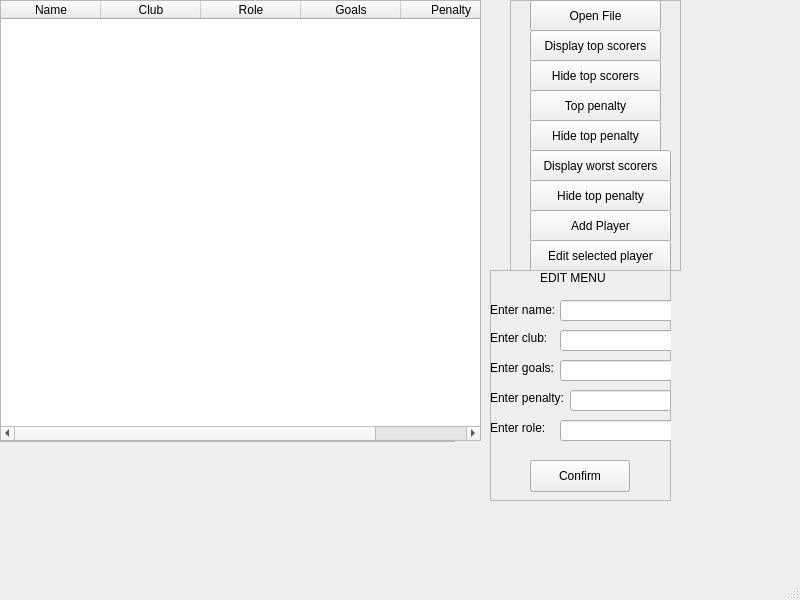
<?xml version="1.0" encoding="UTF-8"?>
<ui version="4.0">
 <class>MainWindow</class>
 <widget class="QMainWindow" name="MainWindow">
  <property name="geometry">
   <rect>
    <x>0</x>
    <y>0</y>
    <width>800</width>
    <height>600</height>
   </rect>
  </property>
  <property name="windowTitle">
   <string>MainWindow</string>
  </property>
  <widget class="QWidget" name="centralwidget">
   <widget class="QTableWidget" name="table">
    <property name="geometry">
     <rect>
      <x>-5</x>
      <y>1</y>
      <width>461</width>
      <height>441</height>
     </rect>
    </property>
    <column>
     <property name="text">
      <string>Name</string>
     </property>
    </column>
    <column>
     <property name="text">
      <string>Club</string>
     </property>
    </column>
    <column>
     <property name="text">
      <string>Role</string>
     </property>
    </column>
    <column>
     <property name="text">
      <string>Goals</string>
     </property>
    </column>
    <column>
     <property name="text">
      <string>Penalty</string>
     </property>
    </column>
   </widget>
   <widget class="QTableWidget" name="topScorersTable">
    <property name="geometry">
     <rect>
      <x>0</x>
      <y>0</y>
      <width>461</width>
      <height>441</height>
     </rect>
    </property>
    <column>
     <property name="text">
      <string>Name</string>
     </property>
    </column>
    <column>
     <property name="text">
      <string>Club</string>
     </property>
    </column>
    <column>
     <property name="text">
      <string>Role</string>
     </property>
    </column>
    <column>
     <property name="text">
      <string>Goals</string>
     </property>
    </column>
    <column>
     <property name="text">
      <string>Penalty</string>
     </property>
    </column>
   </widget>
   <widget class="QTableWidget" name="topPenaltyTable">
    <property name="geometry">
     <rect>
      <x>0</x>
      <y>0</y>
      <width>461</width>
      <height>441</height>
     </rect>
    </property>
    <column>
     <property name="text">
      <string>Name</string>
     </property>
    </column>
    <column>
     <property name="text">
      <string>Club</string>
     </property>
    </column>
    <column>
     <property name="text">
      <string>Role</string>
     </property>
    </column>
    <column>
     <property name="text">
      <string>Goals</string>
     </property>
    </column>
    <column>
     <property name="text">
      <string>Penalty</string>
     </property>
    </column>
   </widget>
   <widget class="QTableWidget" name="WorstscorersTable">
    <property name="geometry">
     <rect>
      <x>0</x>
      <y>0</y>
      <width>481</width>
      <height>441</height>
     </rect>
    </property>
    <column>
     <property name="text">
      <string>Name</string>
     </property>
    </column>
    <column>
     <property name="text">
      <string>Club</string>
     </property>
    </column>
    <column>
     <property name="text">
      <string>Role</string>
     </property>
    </column>
    <column>
     <property name="text">
      <string>Goals</string>
     </property>
    </column>
    <column>
     <property name="text">
      <string>Penalty</string>
     </property>
    </column>
   </widget>
   <widget class="QFrame" name="frame">
    <property name="geometry">
     <rect>
      <x>510</x>
      <y>0</y>
      <width>171</width>
      <height>271</height>
     </rect>
    </property>
    <property name="frameShape">
     <enum>QFrame::StyledPanel</enum>
    </property>
    <property name="frameShadow">
     <enum>QFrame::Raised</enum>
    </property>
    <widget class="QPushButton" name="openfilebut">
     <property name="geometry">
      <rect>
       <x>20</x>
       <y>0</y>
       <width>131</width>
       <height>31</height>
      </rect>
     </property>
     <property name="text">
      <string>Open File</string>
     </property>
    </widget>
    <widget class="QPushButton" name="pushButton">
     <property name="geometry">
      <rect>
       <x>20</x>
       <y>30</y>
       <width>131</width>
       <height>32</height>
      </rect>
     </property>
     <property name="text">
      <string>Display top scorers</string>
     </property>
    </widget>
    <widget class="QPushButton" name="hidetopscorrers">
     <property name="geometry">
      <rect>
       <x>20</x>
       <y>60</y>
       <width>131</width>
       <height>32</height>
      </rect>
     </property>
     <property name="text">
      <string>Hide top scorers</string>
     </property>
    </widget>
    <widget class="QPushButton" name="biggestpenalty">
     <property name="geometry">
      <rect>
       <x>20</x>
       <y>90</y>
       <width>131</width>
       <height>32</height>
      </rect>
     </property>
     <property name="text">
      <string>Top penalty</string>
     </property>
    </widget>
    <widget class="QPushButton" name="hidetoppenalty">
     <property name="geometry">
      <rect>
       <x>20</x>
       <y>120</y>
       <width>131</width>
       <height>32</height>
      </rect>
     </property>
     <property name="text">
      <string>Hide top penalty</string>
     </property>
    </widget>
    <widget class="QPushButton" name="worstscorersbut">
     <property name="geometry">
      <rect>
       <x>20</x>
       <y>150</y>
       <width>141</width>
       <height>32</height>
      </rect>
     </property>
     <property name="text">
      <string>Display worst scorers</string>
     </property>
    </widget>
    <widget class="QPushButton" name="hideworstscorers">
     <property name="geometry">
      <rect>
       <x>20</x>
       <y>180</y>
       <width>141</width>
       <height>32</height>
      </rect>
     </property>
     <property name="text">
      <string>Hide top penalty</string>
     </property>
    </widget>
    <widget class="QPushButton" name="addbut">
     <property name="geometry">
      <rect>
       <x>20</x>
       <y>210</y>
       <width>141</width>
       <height>32</height>
      </rect>
     </property>
     <property name="text">
      <string>Add Player</string>
     </property>
    </widget>
    <widget class="QPushButton" name="editbut">
     <property name="geometry">
      <rect>
       <x>20</x>
       <y>240</y>
       <width>141</width>
       <height>32</height>
      </rect>
     </property>
     <property name="text">
      <string>Edit selected player</string>
     </property>
    </widget>
   </widget>
   <widget class="QFrame" name="EDITMENU">
    <property name="geometry">
     <rect>
      <x>490</x>
      <y>270</y>
      <width>181</width>
      <height>231</height>
     </rect>
    </property>
    <property name="frameShape">
     <enum>QFrame::StyledPanel</enum>
    </property>
    <property name="frameShadow">
     <enum>QFrame::Raised</enum>
    </property>
    <widget class="QLineEdit" name="nameline">
     <property name="geometry">
      <rect>
       <x>70</x>
       <y>30</y>
       <width>113</width>
       <height>21</height>
      </rect>
     </property>
    </widget>
    <widget class="QLineEdit" name="clubline">
     <property name="geometry">
      <rect>
       <x>70</x>
       <y>60</y>
       <width>113</width>
       <height>21</height>
      </rect>
     </property>
    </widget>
    <widget class="QLineEdit" name="goalsline">
     <property name="geometry">
      <rect>
       <x>70</x>
       <y>90</y>
       <width>113</width>
       <height>21</height>
      </rect>
     </property>
    </widget>
    <widget class="QLineEdit" name="penaltyline">
     <property name="geometry">
      <rect>
       <x>80</x>
       <y>120</y>
       <width>101</width>
       <height>21</height>
      </rect>
     </property>
    </widget>
    <widget class="QLineEdit" name="roleline">
     <property name="geometry">
      <rect>
       <x>70</x>
       <y>150</y>
       <width>113</width>
       <height>21</height>
      </rect>
     </property>
    </widget>
    <widget class="QLabel" name="label">
     <property name="geometry">
      <rect>
       <x>0</x>
       <y>30</y>
       <width>71</width>
       <height>20</height>
      </rect>
     </property>
     <property name="text">
      <string>Enter name:</string>
     </property>
    </widget>
    <widget class="QLabel" name="label_2">
     <property name="geometry">
      <rect>
       <x>0</x>
       <y>60</y>
       <width>71</width>
       <height>16</height>
      </rect>
     </property>
     <property name="text">
      <string>Enter club:</string>
     </property>
    </widget>
    <widget class="QLabel" name="label_3">
     <property name="geometry">
      <rect>
       <x>0</x>
       <y>90</y>
       <width>71</width>
       <height>16</height>
      </rect>
     </property>
     <property name="text">
      <string>Enter goals:</string>
     </property>
    </widget>
    <widget class="QLabel" name="label_4">
     <property name="geometry">
      <rect>
       <x>0</x>
       <y>120</y>
       <width>91</width>
       <height>16</height>
      </rect>
     </property>
     <property name="text">
      <string>Enter penalty:</string>
     </property>
    </widget>
    <widget class="QLabel" name="label_5">
     <property name="geometry">
      <rect>
       <x>0</x>
       <y>150</y>
       <width>61</width>
       <height>16</height>
      </rect>
     </property>
     <property name="text">
      <string>Enter role:</string>
     </property>
    </widget>
    <widget class="QLabel" name="label_6">
     <property name="geometry">
      <rect>
       <x>50</x>
       <y>0</y>
       <width>71</width>
       <height>16</height>
      </rect>
     </property>
     <property name="text">
      <string>EDIT MENU</string>
     </property>
    </widget>
    <widget class="QPushButton" name="confirmbut">
     <property name="geometry">
      <rect>
       <x>40</x>
       <y>190</y>
       <width>100</width>
       <height>32</height>
      </rect>
     </property>
     <property name="text">
      <string>Confirm</string>
     </property>
    </widget>
    <widget class="QPushButton" name="confirmbut_2">
     <property name="geometry">
      <rect>
       <x>40</x>
       <y>190</y>
       <width>100</width>
       <height>32</height>
      </rect>
     </property>
     <property name="text">
      <string>Confirm</string>
     </property>
    </widget>
   </widget>
  </widget>
  <widget class="QMenuBar" name="menubar">
   <property name="geometry">
    <rect>
     <x>0</x>
     <y>0</y>
     <width>800</width>
     <height>24</height>
    </rect>
   </property>
  </widget>
  <widget class="QStatusBar" name="statusbar"/>
 </widget>
 <resources/>
 <connections/>
</ui>
